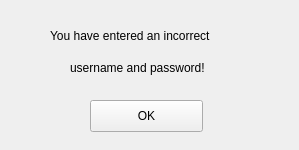
<?xml version="1.0" encoding="UTF-8"?>
<ui version="4.0">
 <class>loginErrorWidget</class>
 <widget class="QWidget" name="loginErrorWidget">
  <property name="windowModality">
   <enum>Qt::WindowModal</enum>
  </property>
  <property name="geometry">
   <rect>
    <x>0</x>
    <y>0</y>
    <width>299</width>
    <height>150</height>
   </rect>
  </property>
  <property name="sizePolicy">
   <sizepolicy hsizetype="Fixed" vsizetype="Fixed">
    <horstretch>0</horstretch>
    <verstretch>0</verstretch>
   </sizepolicy>
  </property>
  <property name="minimumSize">
   <size>
    <width>299</width>
    <height>150</height>
   </size>
  </property>
  <property name="maximumSize">
   <size>
    <width>299</width>
    <height>150</height>
   </size>
  </property>
  <property name="windowTitle">
   <string>Cooper Login Error</string>
  </property>
  <widget class="QLabel" name="label">
   <property name="geometry">
    <rect>
     <x>50</x>
     <y>10</y>
     <width>201</width>
     <height>51</height>
    </rect>
   </property>
   <property name="text">
    <string>You have entered an incorrect </string>
   </property>
  </widget>
  <widget class="QLabel" name="label_2">
   <property name="geometry">
    <rect>
     <x>70</x>
     <y>60</y>
     <width>171</width>
     <height>16</height>
    </rect>
   </property>
   <property name="text">
    <string>username and password!</string>
   </property>
  </widget>
  <widget class="QPushButton" name="errorOK">
   <property name="geometry">
    <rect>
     <x>90</x>
     <y>100</y>
     <width>113</width>
     <height>32</height>
    </rect>
   </property>
   <property name="text">
    <string>OK</string>
   </property>
  </widget>
 </widget>
 <resources/>
 <connections/>
</ui>
